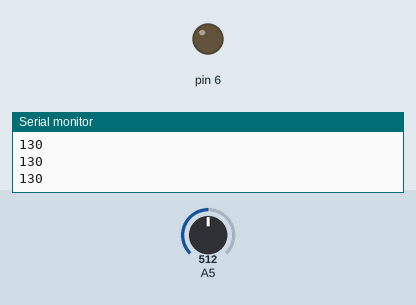
This sketch was run on a simulated Arduino Uno, built with avr-gcc and run on an emulated ATmega328P. Parts: output pins drawn as LEDs (lit = HIGH), the last lines printed to the serial monitor. Inputs (shaded band) come from the test bench; at power-on: A5 = 512.

Above: at 1.3 s.
1.4 s: A5 set to 716
At 2.1 s:
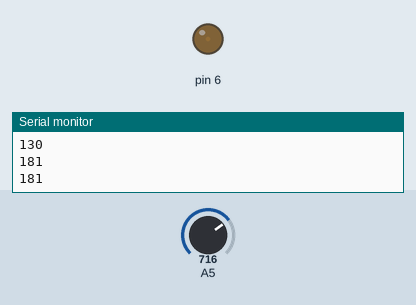
3.0 s: A5 set to 811
4.5 s: A5 set to 837
At 5.7 s:
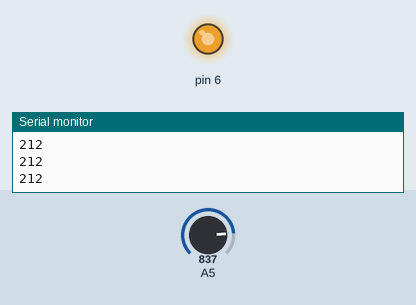
Timing chart, 0 to 7.5 s (numbered marks = the images above; inputs shaded):
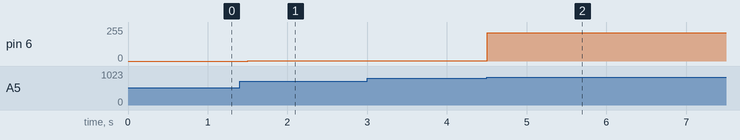

The sketch:

sketch_dec25a.ino
```cpp
int vLuz,luminosidade;

void luz(int tempo){
  vLuz = analogRead(5);

  luminosidade = map(vLuz,0,1023,0,260);
  Serial.println(luminosidade);

  if(luminosidade <= 140){
    analogWrite(6,LOW);
  }
  else if(luminosidade > 140 and luminosidade < 210 ){
    analogWrite(6,HIGH);
  }
  else{
    analogWrite(6,luminosidade);
  }

  delay(tempo);
}
void setup() {
  // put your setup code here, to run once:
  Serial.begin(9600);
  pinMode(6,OUTPUT);
}

void loop() {
  // put your main code here, to run repeatedly:
 luz(500);
}
```

Measured:
- the behaviour switches between 826 and 827 on A5 (found by bisection; images 1 and 2)
- after the input at 1.4 s, pin 6: 0/255 → 1/255 after 0.10 s
- after the input at 4.5 s, pin 6: 1/255 → 212/255 at once
